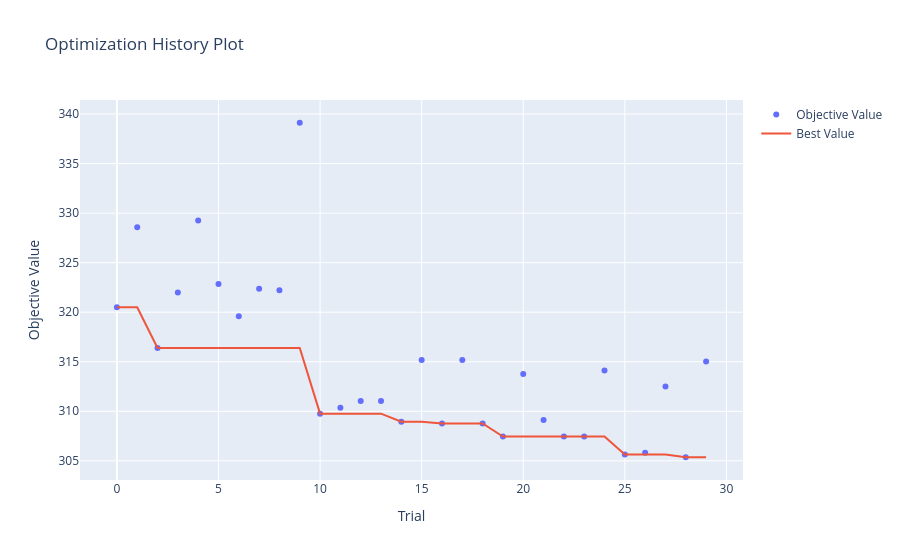
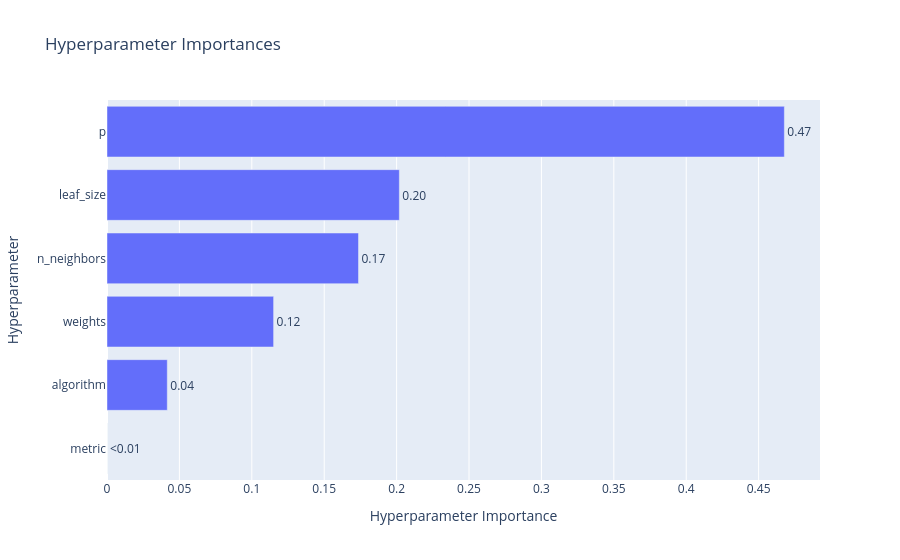

Notebook code cell kept with these figures, in order:
### Code cell
# Визуализация результатов KNN
fig1 = optuna.visualization.plot_optimization_history(study)
fig2 = optuna.visualization.plot_param_importances(study)

display(fig1)
display(fig2)

### Figure 1 — Plotly figure (JSON) as saved in the notebook; plotly's stock layout.template omitted (floating-point values rounded to 4 significant figures)
{"data": [{"mode": "markers", "name": "Objective Value", "x": [0, 1, 2, 3, 4, 5, 6, 7, 8, 9, 10, 11, 12, 13, 14, 15, 16, 17, 18, 19, 20, 21, 22, 23, 24, 25, 26, 27, 28, 29], "y": [320.5, 328.6, 316.4, 322.0, 329.3, 322.8, 319.6, 322.4, 322.2, 339.1, 309.8, 310.3, 311.0, 311.0, 308.9, 315.2, 308.8, 315.2, 308.8, 307.4, 313.8, 309.1, 307.4, 307.4, 314.1, 305.6, 305.8, 312.5, 305.4, 315.0], "type": "scatter"}, {"mode": "lines", "name": "Best Value", "x": [0, 1, 2, 3, 4, 5, 6, 7, 8, 9, 10, 11, 12, 13, 14, 15, 16, 17, 18, 19, 20, 21, 22, 23, 24, 25, 26, 27, 28, 29], "y": [320.5, 320.5, 316.4, 316.4, 316.4, 316.4, 316.4, 316.4, 316.4, 316.4, 309.8, 309.8, 309.8, 309.8, 308.9, 308.9, 308.8, 308.8, 308.8, 307.4, 307.4, 307.4, 307.4, 307.4, 307.4, 305.6, 305.6, 305.6, 305.4, 305.4], "type": "scatter"}, {"marker": {"color": "#cccccc"}, "mode": "markers", "name": "Infeasible Trial", "showlegend": false, "x": [], "y": [], "type": "scatter"}], "layout": {"title": {"text": "Optimization History Plot"}, "xaxis": {"title": {"text": "Trial"}}, "yaxis": {"title": {"text": "Objective Value"}}}}

### Figure 2 — Plotly figure (JSON) as saved in the notebook; plotly's stock layout.template omitted (floating-point values rounded to 4 significant figures)
{"data": [{"cliponaxis": false, "hovertemplate": ["metric (CategoricalDistribution): 0.0<extra></extra>", "algorithm (CategoricalDistribution): 0.04161960457506698<extra></extra>", "weights (CategoricalDistribution): 0.11505149166501866<extra></extra>", "n_neighbors (IntDistribution): 0.17368058509647508<extra></extra>", "leaf_size (IntDistribution): 0.20188211840532266<extra></extra>", "p (IntDistribution): 0.46776620025811655<extra></extra>"], "name": "Objective Value", "orientation": "h", "text": ["<0.01", "0.04", "0.12", "0.17", "0.20", "0.47"], "textposition": "outside", "x": [0.0, 0.04162, 0.1151, 0.1737, 0.2019, 0.4678], "y": ["metric", "algorithm", "weights", "n_neighbors", "leaf_size", "p"], "type": "bar"}], "layout": {"title": {"text": "Hyperparameter Importances"}, "xaxis": {"title": {"text": "Hyperparameter Importance"}}, "yaxis": {"title": {"text": "Hyperparameter"}}}}
